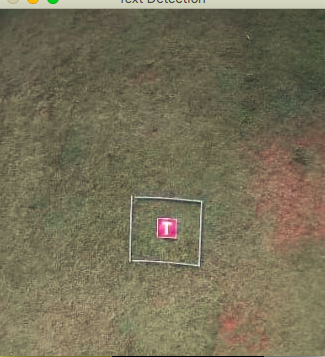
#> input picture OpenCV/Timage.png, 325 x 357 px, found by its file name
$ python asgn2.py
#> lines starting #> are read from the running program, lines starting #| are printed output that depends on the picture
import cv2 as cv
import numpy as np

t = cv.imread("/home/achintya/Desktop/Autumn-of-Automation/OpenCV/Timage.png")
#> t is the input picture: shape (357, 325, 3); mean B, G, R 87.1, 111.5, 117.7

cv.imshow("Display Window", t)
cv.waitKey(0)
rows, cols, color = t.shape
#> rows = 357; cols = 325; color = 3

#Translation images

M = np.float32([[1, 0, 100], [0, 1, 50]])
t2 = cv.warpAffine(t, M, (cols, rows))
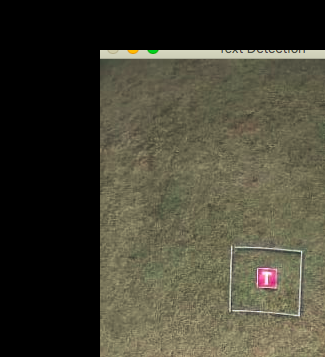
#> t2: shape (357, 325, 3); mean B, G, R 51.6, 65.9, 68.2

cv.imshow("Display Window", t2)
cv.waitKey(0)

M = np.float32([[1, 0, -100], [0, 1, -50]])
t3 = cv.warpAffine(t, M, (cols, rows))
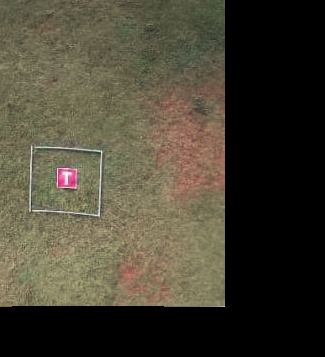
#> t3: shape (357, 325, 3); mean B, G, R 51.8, 66.6, 71.5

cv.imshow("Display Window", t3)
cv.waitKey(0)

M = np.float32([[1, 0, -100], [0, 1, 50]])
t4 = cv.warpAffine(t, M, (cols, rows))
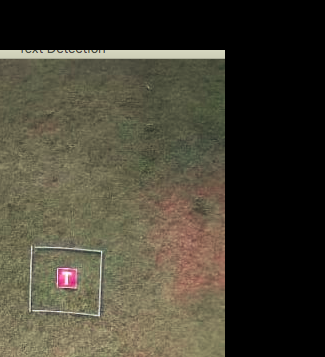
#> t4: shape (357, 325, 3); mean B, G, R 51, 64.7, 68.6

cv.imshow("Display Window", t4)
cv.waitKey(0)

M = np.float32([[1, 0, 100], [0, 1, -50]])
t5 = cv.warpAffine(t, M, (cols, rows))
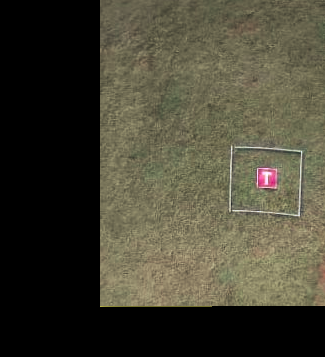
#> t5: shape (357, 325, 3); mean B, G, R 52.5, 67.8, 70.7

cv.imshow("Display Window", t5)
cv.waitKey(0)


#Rotation
M = cv.getRotationMatrix2D((cols/4, rows/4), 45, 1)
t6 = cv.warpAffine(t, M, (cols, rows))
cv.imshow("Display Window", t6)
cv.waitKey(0)

M = cv.getRotationMatrix2D((cols/2, rows/2), 90, 1)
t6 = cv.warpAffine(t, M, (cols, rows))
cv.imshow("Display Window", t6)
cv.waitKey(0)

M = cv.getRotationMatrix2D((cols/2, rows/2), -90, 1)
#> M = [[6.12e-17, -1, 341], [1, 6.12e-17, 16]]
t6 = cv.warpAffine(t, M, (cols, rows))
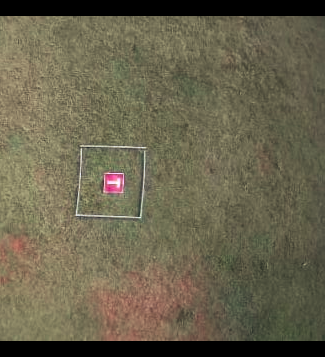
#> t6: shape (357, 325, 3); mean B, G, R 77.2, 99.4, 105.2
cv.imshow("Display Window", t6)
cv.waitKey(0)

M = cv.getRotationMatrix2D((cols/2, rows/2), 135, 1)
t6 = cv.warpAffine(t, M, (cols, rows))
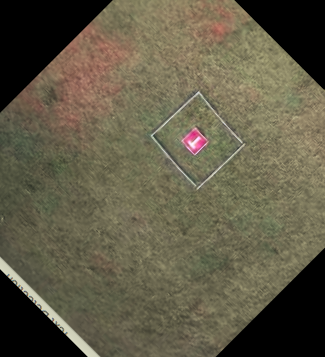
#> t6: shape (357, 325, 3); mean B, G, R 71.3, 91.3, 96.9
cv.imshow("Display Window", t6)
cv.waitKey(0)

#blurring
kernel = np.ones((3,3), np.float32)/9
t2 = cv.filter2D(t, -1, kernel)
cv.imshow("Display Window", t2)
cv.waitKey(0)

blur = cv.blur(t, (4, 4))
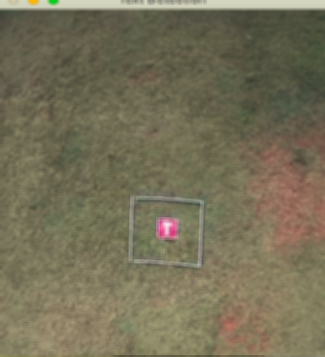
#> blur: shape (357, 325, 3); mean B, G, R 87.4, 111.8, 118
cv.imshow("Display Window", blur)
cv.waitKey(0)

blur = cv.bilateralFilter(t, 9, 75, 75)
cv.imshow("Display Window", blur)
cv.waitKey(0)
